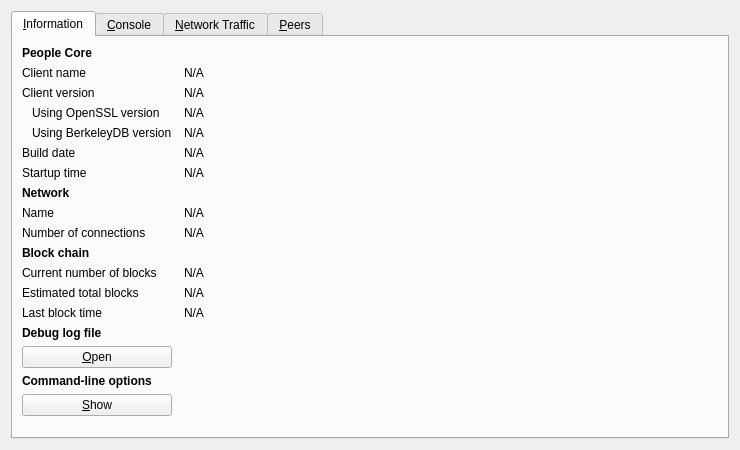
<?xml version="1.0" encoding="UTF-8"?>
<ui version="4.0">
 <class>RPCConsole</class>
 <widget class="QDialog" name="RPCConsole">
  <property name="geometry">
   <rect>
    <x>0</x>
    <y>0</y>
    <width>740</width>
    <height>450</height>
   </rect>
  </property>
  <property name="windowTitle">
   <string>People - Debug window</string>
  </property>
  <layout class="QVBoxLayout" name="verticalLayout_2">
   <item>
    <widget class="QTabWidget" name="tabWidget">
     <property name="currentIndex">
      <number>0</number>
     </property>
     <widget class="QWidget" name="tab_info">
      <attribute name="title">
       <string>&amp;Information</string>
      </attribute>
      <layout class="QGridLayout" name="gridLayout" columnstretch="0,1">
       <property name="horizontalSpacing">
        <number>12</number>
       </property>
       <item row="0" column="0">
        <widget class="QLabel" name="label_9">
         <property name="font">
          <font>
           <weight>75</weight>
           <bold>true</bold>
          </font>
         </property>
         <property name="text">
          <string>People Core</string>
         </property>
        </widget>
       </item>
       <item row="1" column="0">
        <widget class="QLabel" name="label_5">
         <property name="text">
          <string>Client name</string>
         </property>
        </widget>
       </item>
       <item row="1" column="1">
        <widget class="QLabel" name="clientName">
         <property name="cursor">
          <cursorShape>IBeamCursor</cursorShape>
         </property>
         <property name="text">
          <string>N/A</string>
         </property>
         <property name="textFormat">
          <enum>Qt::PlainText</enum>
         </property>
         <property name="textInteractionFlags">
          <set>Qt::LinksAccessibleByMouse|Qt::TextSelectableByKeyboard|Qt::TextSelectableByMouse</set>
         </property>
        </widget>
       </item>
       <item row="2" column="0">
        <widget class="QLabel" name="label_6">
         <property name="text">
          <string>Client version</string>
         </property>
        </widget>
       </item>
       <item row="2" column="1">
        <widget class="QLabel" name="clientVersion">
         <property name="cursor">
          <cursorShape>IBeamCursor</cursorShape>
         </property>
         <property name="text">
          <string>N/A</string>
         </property>
         <property name="textFormat">
          <enum>Qt::PlainText</enum>
         </property>
         <property name="textInteractionFlags">
          <set>Qt::LinksAccessibleByMouse|Qt::TextSelectableByKeyboard|Qt::TextSelectableByMouse</set>
         </property>
        </widget>
       </item>
       <item row="3" column="0">
        <widget class="QLabel" name="label_14">
         <property name="text">
          <string>Using OpenSSL version</string>
         </property>
         <property name="indent">
          <number>10</number>
         </property>
        </widget>
       </item>
       <item row="3" column="1">
        <widget class="QLabel" name="openSSLVersion">
         <property name="cursor">
          <cursorShape>IBeamCursor</cursorShape>
         </property>
         <property name="text">
          <string>N/A</string>
         </property>
         <property name="textFormat">
          <enum>Qt::PlainText</enum>
         </property>
         <property name="textInteractionFlags">
          <set>Qt::LinksAccessibleByMouse|Qt::TextSelectableByKeyboard|Qt::TextSelectableByMouse</set>
         </property>
        </widget>
       </item>
       <item row="4" column="0">
        <widget class="QLabel" name="label_berkeleyDBVersion">
         <property name="text">
          <string>Using BerkeleyDB version</string>
         </property>
         <property name="indent">
          <number>10</number>
         </property>
        </widget>
       </item>
       <item row="4" column="1">
        <widget class="QLabel" name="berkeleyDBVersion">
         <property name="cursor">
          <cursorShape>IBeamCursor</cursorShape>
         </property>
         <property name="text">
          <string>N/A</string>
         </property>
         <property name="textFormat">
          <enum>Qt::PlainText</enum>
         </property>
         <property name="textInteractionFlags">
          <set>Qt::LinksAccessibleByMouse|Qt::TextSelectableByKeyboard|Qt::TextSelectableByMouse</set>
         </property>
        </widget>
       </item>
       <item row="5" column="0">
        <widget class="QLabel" name="label_12">
         <property name="text">
          <string>Build date</string>
         </property>
        </widget>
       </item>
       <item row="5" column="1">
        <widget class="QLabel" name="buildDate">
         <property name="cursor">
          <cursorShape>IBeamCursor</cursorShape>
         </property>
         <property name="text">
          <string>N/A</string>
         </property>
         <property name="textFormat">
          <enum>Qt::PlainText</enum>
         </property>
         <property name="textInteractionFlags">
          <set>Qt::LinksAccessibleByMouse|Qt::TextSelectableByKeyboard|Qt::TextSelectableByMouse</set>
         </property>
        </widget>
       </item>
       <item row="6" column="0">
        <widget class="QLabel" name="label_13">
         <property name="text">
          <string>Startup time</string>
         </property>
        </widget>
       </item>
       <item row="6" column="1">
        <widget class="QLabel" name="startupTime">
         <property name="cursor">
          <cursorShape>IBeamCursor</cursorShape>
         </property>
         <property name="text">
          <string>N/A</string>
         </property>
         <property name="textFormat">
          <enum>Qt::PlainText</enum>
         </property>
         <property name="textInteractionFlags">
          <set>Qt::LinksAccessibleByMouse|Qt::TextSelectableByKeyboard|Qt::TextSelectableByMouse</set>
         </property>
        </widget>
       </item>
       <item row="7" column="0">
        <widget class="QLabel" name="label_11">
         <property name="font">
          <font>
           <weight>75</weight>
           <bold>true</bold>
          </font>
         </property>
         <property name="text">
          <string>Network</string>
         </property>
        </widget>
       </item>
       <item row="8" column="0">
        <widget class="QLabel" name="label_8">
         <property name="text">
          <string>Name</string>
         </property>
        </widget>
       </item>
       <item row="8" column="1">
        <widget class="QLabel" name="networkName">
         <property name="cursor">
          <cursorShape>IBeamCursor</cursorShape>
         </property>
         <property name="text">
          <string>N/A</string>
         </property>
         <property name="textFormat">
          <enum>Qt::PlainText</enum>
         </property>
         <property name="textInteractionFlags">
          <set>Qt::LinksAccessibleByMouse|Qt::TextSelectableByKeyboard|Qt::TextSelectableByMouse</set>
         </property>
        </widget>
       </item>
       <item row="9" column="0">
        <widget class="QLabel" name="label_7">
         <property name="text">
          <string>Number of connections</string>
         </property>
        </widget>
       </item>
       <item row="9" column="1">
        <widget class="QLabel" name="numberOfConnections">
         <property name="cursor">
          <cursorShape>IBeamCursor</cursorShape>
         </property>
         <property name="text">
          <string>N/A</string>
         </property>
         <property name="textFormat">
          <enum>Qt::PlainText</enum>
         </property>
         <property name="textInteractionFlags">
          <set>Qt::LinksAccessibleByMouse|Qt::TextSelectableByKeyboard|Qt::TextSelectableByMouse</set>
         </property>
        </widget>
       </item>
       <item row="10" column="0">
        <widget class="QLabel" name="label_10">
         <property name="font">
          <font>
           <weight>75</weight>
           <bold>true</bold>
          </font>
         </property>
         <property name="text">
          <string>Block chain</string>
         </property>
        </widget>
       </item>
       <item row="11" column="0">
        <widget class="QLabel" name="label_3">
         <property name="text">
          <string>Current number of blocks</string>
         </property>
        </widget>
       </item>
       <item row="11" column="1">
        <widget class="QLabel" name="numberOfBlocks">
         <property name="cursor">
          <cursorShape>IBeamCursor</cursorShape>
         </property>
         <property name="text">
          <string>N/A</string>
         </property>
         <property name="textFormat">
          <enum>Qt::PlainText</enum>
         </property>
         <property name="textInteractionFlags">
          <set>Qt::LinksAccessibleByMouse|Qt::TextSelectableByKeyboard|Qt::TextSelectableByMouse</set>
         </property>
        </widget>
       </item>
       <item row="12" column="0">
        <widget class="QLabel" name="label_4">
         <property name="text">
          <string>Estimated total blocks</string>
         </property>
        </widget>
       </item>
       <item row="12" column="1">
        <widget class="QLabel" name="totalBlocks">
         <property name="cursor">
          <cursorShape>IBeamCursor</cursorShape>
         </property>
         <property name="text">
          <string>N/A</string>
         </property>
         <property name="textFormat">
          <enum>Qt::PlainText</enum>
         </property>
         <property name="textInteractionFlags">
          <set>Qt::LinksAccessibleByMouse|Qt::TextSelectableByKeyboard|Qt::TextSelectableByMouse</set>
         </property>
        </widget>
       </item>
       <item row="13" column="0">
        <widget class="QLabel" name="label_2">
         <property name="text">
          <string>Last block time</string>
         </property>
        </widget>
       </item>
       <item row="13" column="1">
        <widget class="QLabel" name="lastBlockTime">
         <property name="cursor">
          <cursorShape>IBeamCursor</cursorShape>
         </property>
         <property name="text">
          <string>N/A</string>
         </property>
         <property name="textFormat">
          <enum>Qt::PlainText</enum>
         </property>
         <property name="textInteractionFlags">
          <set>Qt::LinksAccessibleByMouse|Qt::TextSelectableByKeyboard|Qt::TextSelectableByMouse</set>
         </property>
        </widget>
       </item>
       <item row="13" column="0">
        <spacer name="verticalSpacer_2">
         <property name="orientation">
          <enum>Qt::Vertical</enum>
         </property>
         <property name="sizeHint" stdset="0">
          <size>
           <width>20</width>
           <height>20</height>
          </size>
         </property>
        </spacer>
       </item>
       <item row="14" column="0">
        <widget class="QLabel" name="labelDebugLogfile">
         <property name="font">
          <font>
           <weight>75</weight>
           <bold>true</bold>
          </font>
         </property>
         <property name="text">
          <string>Debug log file</string>
         </property>
        </widget>
       </item>
       <item row="15" column="0">
        <widget class="QPushButton" name="openDebugLogfileButton">
         <property name="toolTip">
          <string>Open the People debug log file from the current data directory. This can take a few seconds for large log files.</string>
         </property>
         <property name="text">
          <string>&amp;Open</string>
         </property>
         <property name="autoDefault">
          <bool>false</bool>
         </property>
        </widget>
       </item>
       <item row="16" column="0">
        <widget class="QLabel" name="labelCLOptions">
         <property name="font">
          <font>
           <weight>75</weight>
           <bold>true</bold>
          </font>
         </property>
         <property name="text">
          <string>Command-line options</string>
         </property>
        </widget>
       </item>
       <item row="17" column="0">
        <widget class="QPushButton" name="showCLOptionsButton">
         <property name="toolTip">
          <string>Show the People help message to get a list with possible People command-line options.</string>
         </property>
         <property name="text">
          <string>&amp;Show</string>
         </property>
         <property name="autoDefault">
          <bool>false</bool>
         </property>
        </widget>
       </item>
       <item row="18" column="0">
        <spacer name="verticalSpacer">
         <property name="orientation">
          <enum>Qt::Vertical</enum>
         </property>
         <property name="sizeHint" stdset="0">
          <size>
           <width>20</width>
           <height>40</height>
          </size>
         </property>
        </spacer>
       </item>
      </layout>
     </widget>
     <widget class="QWidget" name="tab_console">
      <attribute name="title">
       <string>&amp;Console</string>
      </attribute>
      <layout class="QVBoxLayout" name="verticalLayout_3">
       <property name="spacing">
        <number>3</number>
       </property>
       <item>
        <widget class="QTextEdit" name="messagesWidget">
         <property name="minimumSize">
          <size>
           <width>0</width>
           <height>100</height>
          </size>
         </property>
         <property name="readOnly">
          <bool>true</bool>
         </property>
         <property name="tabKeyNavigation" stdset="0">
          <bool>false</bool>
         </property>
         <property name="columnCount" stdset="0">
          <number>2</number>
         </property>
        </widget>
       </item>
       <item>
        <layout class="QHBoxLayout" name="horizontalLayout">
         <property name="spacing">
          <number>3</number>
         </property>
         <item>
          <widget class="QLabel" name="label">
           <property name="text">
            <string notr="true">&gt;</string>
           </property>
          </widget>
         </item>
         <item>
          <widget class="QLineEdit" name="lineEdit"/>
         </item>
         <item>
          <widget class="QPushButton" name="clearButton">
           <property name="maximumSize">
            <size>
             <width>24</width>
             <height>24</height>
            </size>
           </property>
           <property name="toolTip">
            <string>Clear console</string>
           </property>
           <property name="text">
            <string/>
           </property>
           <property name="icon">
            <iconset resource="../../../people.qrc">
             <normaloff>:/icons/remove</normaloff>:/icons/remove</iconset>
           </property>
           <property name="shortcut">
            <string notr="true">Ctrl+L</string>
           </property>
           <property name="autoDefault">
            <bool>false</bool>
           </property>
          </widget>
         </item>
        </layout>
       </item>
      </layout>
     </widget>
     <widget class="QWidget" name="tab_nettraffic">
      <attribute name="title">
       <string>&amp;Network Traffic</string>
      </attribute>
      <layout class="QHBoxLayout" name="horizontalLayout_3">
       <item>
        <layout class="QVBoxLayout" name="verticalLayout_4">
         <item>
          <widget class="TrafficGraphWidget" name="trafficGraph" native="true">
           <property name="sizePolicy">
            <sizepolicy hsizetype="Expanding" vsizetype="Expanding">
             <horstretch>0</horstretch>
             <verstretch>0</verstretch>
            </sizepolicy>
           </property>
          </widget>
         </item>
         <item>
          <layout class="QHBoxLayout" name="horizontalLayout_2">
           <item>
            <widget class="QSlider" name="sldGraphRange">
             <property name="minimum">
              <number>1</number>
             </property>
             <property name="maximum">
              <number>288</number>
             </property>
             <property name="pageStep">
              <number>12</number>
             </property>
             <property name="value">
              <number>6</number>
             </property>
             <property name="orientation">
              <enum>Qt::Horizontal</enum>
             </property>
            </widget>
           </item>
           <item>
            <widget class="QLabel" name="lblGraphRange">
             <property name="minimumSize">
              <size>
               <width>100</width>
               <height>0</height>
              </size>
             </property>
             <property name="alignment">
              <set>Qt::AlignCenter</set>
             </property>
            </widget>
           </item>
           <item>
            <widget class="QPushButton" name="btnClearTrafficGraph">
             <property name="text">
              <string>&amp;Clear</string>
             </property>
             <property name="autoDefault">
              <bool>false</bool>
             </property>
            </widget>
           </item>
          </layout>
         </item>
        </layout>
       </item>
       <item>
        <layout class="QVBoxLayout" name="verticalLayout">
         <item>
          <widget class="QGroupBox" name="groupBox">
           <property name="title">
            <string>Totals</string>
           </property>
           <layout class="QVBoxLayout" name="verticalLayout_5">
            <item>
             <layout class="QHBoxLayout" name="horizontalLayout_4">
              <item>
               <widget class="Line" name="line">
                <property name="sizePolicy">
                 <sizepolicy hsizetype="Fixed" vsizetype="Fixed">
                  <horstretch>0</horstretch>
                  <verstretch>0</verstretch>
                 </sizepolicy>
                </property>
                <property name="minimumSize">
                 <size>
                  <width>10</width>
                  <height>0</height>
                 </size>
                </property>
                <property name="palette">
                 <palette>
                  <active>
                   <colorrole role="Light">
                    <brush brushstyle="SolidPattern">
                     <color alpha="255">
                      <red>0</red>
                      <green>255</green>
                      <blue>0</blue>
                     </color>
                    </brush>
                   </colorrole>
                  </active>
                  <inactive>
                   <colorrole role="Light">
                    <brush brushstyle="SolidPattern">
                     <color alpha="255">
                      <red>0</red>
                      <green>255</green>
                      <blue>0</blue>
                     </color>
                    </brush>
                   </colorrole>
                  </inactive>
                  <disabled>
                   <colorrole role="Light">
                    <brush brushstyle="SolidPattern">
                     <color alpha="255">
                      <red>0</red>
                      <green>255</green>
                      <blue>0</blue>
                     </color>
                    </brush>
                   </colorrole>
                  </disabled>
                 </palette>
                </property>
                <property name="orientation">
                 <enum>Qt::Horizontal</enum>
                </property>
               </widget>
              </item>
              <item>
               <widget class="QLabel" name="label_16">
                <property name="text">
                 <string>In:</string>
                </property>
               </widget>
              </item>
              <item>
               <widget class="QLabel" name="lblBytesIn">
                <property name="minimumSize">
                 <size>
                  <width>50</width>
                  <height>0</height>
                 </size>
                </property>
                <property name="alignment">
                 <set>Qt::AlignRight|Qt::AlignTrailing|Qt::AlignVCenter</set>
                </property>
               </widget>
              </item>
             </layout>
            </item>
            <item>
             <layout class="QHBoxLayout" name="horizontalLayout_5">
              <item>
               <widget class="Line" name="line_2">
                <property name="sizePolicy">
                 <sizepolicy hsizetype="Fixed" vsizetype="Fixed">
                  <horstretch>0</horstretch>
                  <verstretch>0</verstretch>
                 </sizepolicy>
                </property>
                <property name="minimumSize">
                 <size>
                  <width>10</width>
                  <height>0</height>
                 </size>
                </property>
                <property name="palette">
                 <palette>
                  <active>
                   <colorrole role="Light">
                    <brush brushstyle="SolidPattern">
                     <color alpha="255">
                      <red>255</red>
                      <green>0</green>
                      <blue>0</blue>
                     </color>
                    </brush>
                   </colorrole>
                  </active>
                  <inactive>
                   <colorrole role="Light">
                    <brush brushstyle="SolidPattern">
                     <color alpha="255">
                      <red>255</red>
                      <green>0</green>
                      <blue>0</blue>
                     </color>
                    </brush>
                   </colorrole>
                  </inactive>
                  <disabled>
                   <colorrole role="Light">
                    <brush brushstyle="SolidPattern">
                     <color alpha="255">
                      <red>255</red>
                      <green>0</green>
                      <blue>0</blue>
                     </color>
                    </brush>
                   </colorrole>
                  </disabled>
                 </palette>
                </property>
                <property name="orientation">
                 <enum>Qt::Horizontal</enum>
                </property>
               </widget>
              </item>
              <item>
               <widget class="QLabel" name="label_17">
                <property name="text">
                 <string>Out:</string>
                </property>
               </widget>
              </item>
              <item>
               <widget class="QLabel" name="lblBytesOut">
                <property name="minimumSize">
                 <size>
                  <width>50</width>
                  <height>0</height>
                 </size>
                </property>
                <property name="alignment">
                 <set>Qt::AlignRight|Qt::AlignTrailing|Qt::AlignVCenter</set>
                </property>
               </widget>
              </item>
             </layout>
            </item>
            <item>
             <spacer name="verticalSpacer_4">
              <property name="orientation">
               <enum>Qt::Vertical</enum>
              </property>
              <property name="sizeHint" stdset="0">
               <size>
                <width>20</width>
                <height>407</height>
               </size>
              </property>
             </spacer>
            </item>
           </layout>
          </widget>
         </item>
        </layout>
       </item>
      </layout>
     </widget>
     <widget class="QWidget" name="tab_peers">
      <attribute name="title">
       <string>&amp;Peers</string>
      </attribute>
      <layout class="QGridLayout" name="gridLayout_2">
       <item row="0" column="0" rowspan="2">
        <widget class="QTableView" name="peerWidget">
         <property name="horizontalScrollBarPolicy">
          <enum>Qt::ScrollBarAsNeeded</enum>
         </property>
         <property name="sortingEnabled">
          <bool>true</bool>
         </property>
         <attribute name="horizontalHeaderHighlightSections">
          <bool>false</bool>
         </attribute>
        </widget>
       </item>
       <item row="0" column="1">
        <widget class="QLabel" name="peerHeading">
         <property name="sizePolicy">
          <sizepolicy hsizetype="Preferred" vsizetype="Minimum">
           <horstretch>0</horstretch>
           <verstretch>0</verstretch>
          </sizepolicy>
         </property>
         <property name="minimumSize">
          <size>
           <width>300</width>
           <height>32</height>
          </size>
         </property>
         <property name="font">
          <font>
           <pointsize>10</pointsize>
          </font>
         </property>
         <property name="cursor">
          <cursorShape>IBeamCursor</cursorShape>
         </property>
         <property name="text">
          <string>Select a peer to view detailed information.</string>
         </property>
         <property name="alignment">
          <set>Qt::AlignHCenter|Qt::AlignTop</set>
         </property>
         <property name="wordWrap">
          <bool>true</bool>
         </property>
         <property name="textInteractionFlags">
          <set>Qt::LinksAccessibleByMouse|Qt::TextSelectableByKeyboard|Qt::TextSelectableByMouse</set>
         </property>
        </widget>
       </item>
       <item row="1" column="1">
        <widget class="QWidget" name="detailWidget" native="true">
         <property name="minimumSize">
          <size>
           <width>300</width>
           <height>0</height>
          </size>
         </property>
         <layout class="QGridLayout" name="gridLayout_3">
          <item row="0" column="0">
           <widget class="QLabel" name="label_23">
            <property name="text">
             <string>Peer ID</string>
            </property>
           </widget>
          </item>
          <item row="0" column="2">
           <widget class="QLabel" name="peerId">
            <property name="cursor">
             <cursorShape>IBeamCursor</cursorShape>
            </property>
            <property name="text">
             <string>N/A</string>
            </property>
            <property name="textFormat">
             <enum>Qt::PlainText</enum>
            </property>
            <property name="textInteractionFlags">
             <set>Qt::LinksAccessibleByMouse|Qt::TextSelectableByKeyboard|Qt::TextSelectableByMouse</set>
            </property>
           </widget>
          </item>
          <item row="1" column="0">
           <widget class="QLabel" name="label_23">
            <property name="text">
             <string>Direction</string>
            </property>
           </widget>
          </item>
          <item row="1" column="2">
           <widget class="QLabel" name="peerDirection">
            <property name="cursor">
             <cursorShape>IBeamCursor</cursorShape>
            </property>
            <property name="text">
             <string>N/A</string>
            </property>
            <property name="textFormat">
             <enum>Qt::PlainText</enum>
            </property>
            <property name="textInteractionFlags">
             <set>Qt::LinksAccessibleByMouse|Qt::TextSelectableByKeyboard|Qt::TextSelectableByMouse</set>
            </property>
           </widget>
          </item>
          <item row="2" column="0">
           <widget class="QLabel" name="label_21">
            <property name="text">
             <string>Version</string>
            </property>
           </widget>
          </item>
          <item row="2" column="2">
           <widget class="QLabel" name="peerVersion">
            <property name="cursor">
             <cursorShape>IBeamCursor</cursorShape>
            </property>
            <property name="text">
             <string>N/A</string>
            </property>
            <property name="textFormat">
             <enum>Qt::PlainText</enum>
            </property>
            <property name="textInteractionFlags">
             <set>Qt::LinksAccessibleByMouse|Qt::TextSelectableByKeyboard|Qt::TextSelectableByMouse</set>
            </property>
           </widget>
          </item>
          <item row="3" column="0">
           <widget class="QLabel" name="label_28">
            <property name="text">
             <string>User Agent</string>
            </property>
           </widget>
          </item>
          <item row="3" column="2">
           <widget class="QLabel" name="peerSubversion">
            <property name="cursor">
             <cursorShape>IBeamCursor</cursorShape>
            </property>
            <property name="text">
             <string>N/A</string>
            </property>
            <property name="textFormat">
             <enum>Qt::PlainText</enum>
            </property>
            <property name="textInteractionFlags">
             <set>Qt::LinksAccessibleByMouse|Qt::TextSelectableByKeyboard|Qt::TextSelectableByMouse</set>
            </property>
           </widget>
          </item>
          <item row="4" column="0">
           <widget class="QLabel" name="label_4">
            <property name="text">
             <string>Services</string>
            </property>
           </widget>
          </item>
          <item row="4" column="2">
           <widget class="QLabel" name="peerServices">
            <property name="cursor">
             <cursorShape>IBeamCursor</cursorShape>
            </property>
            <property name="text">
             <string>N/A</string>
            </property>
            <property name="textFormat">
             <enum>Qt::PlainText</enum>
            </property>
            <property name="textInteractionFlags">
             <set>Qt::LinksAccessibleByMouse|Qt::TextSelectableByKeyboard|Qt::TextSelectableByMouse</set>
            </property>
           </widget>
          </item>
          <item row="5" column="0">
           <widget class="QLabel" name="label_29">
            <property name="text">
             <string>Starting Height</string>
            </property>
           </widget>
          </item>
          <item row="5" column="2">
           <widget class="QLabel" name="peerHeight">
            <property name="cursor">
             <cursorShape>IBeamCursor</cursorShape>
            </property>
            <property name="text">
             <string>N/A</string>
            </property>
            <property name="textFormat">
             <enum>Qt::PlainText</enum>
            </property>
            <property name="textInteractionFlags">
             <set>Qt::LinksAccessibleByMouse|Qt::TextSelectableByKeyboard|Qt::TextSelectableByMouse</set>
            </property>
           </widget>
          </item>
          <item row="6" column="0">
           <widget class="QLabel" name="label_27">
            <property name="text">
             <string>Sync Height</string>
            </property>
           </widget>
          </item>
          <item row="6" column="2">
           <widget class="QLabel" name="peerSyncHeight">
            <property name="cursor">
             <cursorShape>IBeamCursor</cursorShape>
            </property>
            <property name="text">
             <string>N/A</string>
            </property>
            <property name="textFormat">
             <enum>Qt::PlainText</enum>
            </property>
            <property name="textInteractionFlags">
             <set>Qt::LinksAccessibleByMouse|Qt::TextSelectableByKeyboard|Qt::TextSelectableByMouse</set>
            </property>
           </widget>
          </item>
          <item row="7" column="0">
           <widget class="QLabel" name="label_24">
            <property name="text">
             <string>Ban Score</string>
            </property>
           </widget>
          </item>
          <item row="7" column="2">
           <widget class="QLabel" name="peerBanScore">
            <property name="cursor">
             <cursorShape>IBeamCursor</cursorShape>
            </property>
            <property name="text">
             <string>N/A</string>
            </property>
            <property name="textFormat">
             <enum>Qt::PlainText</enum>
            </property>
            <property name="textInteractionFlags">
             <set>Qt::LinksAccessibleByMouse|Qt::TextSelectableByKeyboard|Qt::TextSelectableByMouse</set>
            </property>
           </widget>
          </item>
          <item row="8" column="0">
           <widget class="QLabel" name="label_22">
            <property name="text">
             <string>Connection Time</string>
            </property>
           </widget>
          </item>
          <item row="8" column="2">
           <widget class="QLabel" name="peerConnTime">
            <property name="cursor">
             <cursorShape>IBeamCursor</cursorShape>
            </property>
            <property name="text">
             <string>N/A</string>
            </property>
            <property name="textFormat">
             <enum>Qt::PlainText</enum>
            </property>
            <property name="textInteractionFlags">
             <set>Qt::LinksAccessibleByMouse|Qt::TextSelectableByKeyboard|Qt::TextSelectableByMouse</set>
            </property>
           </widget>
          </item>
          <item row="9" column="0">
           <widget class="QLabel" name="label_15">
            <property name="text">
             <string>Last Send</string>
            </property>
           </widget>
          </item>
          <item row="9" column="2">
           <widget class="QLabel" name="peerLastSend">
            <property name="cursor">
             <cursorShape>IBeamCursor</cursorShape>
            </property>
            <property name="text">
             <string>N/A</string>
            </property>
            <property name="textFormat">
             <enum>Qt::PlainText</enum>
            </property>
            <property name="textInteractionFlags">
             <set>Qt::LinksAccessibleByMouse|Qt::TextSelectableByKeyboard|Qt::TextSelectableByMouse</set>
            </property>
           </widget>
          </item>
          <item row="10" column="0">
           <widget class="QLabel" name="label_19">
            <property name="text">
             <string>Last Receive</string>
            </property>
           </widget>
          </item>
          <item row="10" column="2">
           <widget class="QLabel" name="peerLastRecv">
            <property name="cursor">
             <cursorShape>IBeamCursor</cursorShape>
            </property>
            <property name="text">
             <string>N/A</string>
            </property>
            <property name="textFormat">
             <enum>Qt::PlainText</enum>
            </property>
            <property name="textInteractionFlags">
             <set>Qt::LinksAccessibleByMouse|Qt::TextSelectableByKeyboard|Qt::TextSelectableByMouse</set>
            </property>
           </widget>
          </item>
          <item row="11" column="0">
           <widget class="QLabel" name="label_18">
            <property name="text">
             <string>Bytes Sent</string>
            </property>
           </widget>
          </item>
          <item row="11" column="2">
           <widget class="QLabel" name="peerBytesSent">
            <property name="cursor">
             <cursorShape>IBeamCursor</cursorShape>
            </property>
            <property name="text">
             <string>N/A</string>
            </property>
            <property name="textFormat">
             <enum>Qt::PlainText</enum>
            </property>
            <property name="textInteractionFlags">
             <set>Qt::LinksAccessibleByMouse|Qt::TextSelectableByKeyboard|Qt::TextSelectableByMouse</set>
            </property>
           </widget>
          </item>
          <item row="12" column="0">
           <widget class="QLabel" name="label_20">
            <property name="text">
             <string>Bytes Received</string>
            </property>
           </widget>
          </item>
          <item row="12" column="2">
           <widget class="QLabel" name="peerBytesRecv">
            <property name="cursor">
             <cursorShape>IBeamCursor</cursorShape>
            </property>
            <property name="text">
             <string>N/A</string>
            </property>
            <property name="textFormat">
             <enum>Qt::PlainText</enum>
            </property>
            <property name="textInteractionFlags">
             <set>Qt::LinksAccessibleByMouse|Qt::TextSelectableByKeyboard|Qt::TextSelectableByMouse</set>
            </property>
           </widget>
          </item>
          <item row="13" column="0">
           <widget class="QLabel" name="label_26">
            <property name="text">
             <string>Ping Time</string>
            </property>
           </widget>
          </item>
          <item row="13" column="2">
           <widget class="QLabel" name="peerPingTime">
            <property name="cursor">
             <cursorShape>IBeamCursor</cursorShape>
            </property>
            <property name="text">
             <string>N/A</string>
            </property>
            <property name="textFormat">
             <enum>Qt::PlainText</enum>
            </property>
            <property name="textInteractionFlags">
             <set>Qt::LinksAccessibleByMouse|Qt::TextSelectableByKeyboard|Qt::TextSelectableByMouse</set>
            </property>
           </widget>
          </item>
          <item row="14" column="0">
           <widget class="QLabel" name="label_timeoffset">
            <property name="text">
             <string>Time Offset</string>
            </property>
           </widget>
          </item>
          <item row="14" column="2">
           <widget class="QLabel" name="timeoffset">
            <property name="cursor">
             <cursorShape>IBeamCursor</cursorShape>
            </property>
            <property name="text">
             <string>N/A</string>
            </property>
            <property name="textFormat">
             <enum>Qt::PlainText</enum>
            </property>
            <property name="textInteractionFlags">
             <set>Qt::LinksAccessibleByMouse|Qt::TextSelectableByKeyboard|Qt::TextSelectableByMouse</set>
            </property>
           </widget>
          </item>
          <item row="15" column="1">
           <spacer name="verticalSpacer_3">
            <property name="orientation">
             <enum>Qt::Vertical</enum>
            </property>
            <property name="sizeHint" stdset="0">
             <size>
              <width>20</width>
              <height>40</height>
             </size>
            </property>
           </spacer>
          </item>
         </layout>
        </widget>
       </item>
      </layout>
     </widget>
    </widget>
   </item>
  </layout>
 </widget>
 <customwidgets>
  <customwidget>
   <class>TrafficGraphWidget</class>
   <extends>QWidget</extends>
   <header>trafficgraphwidget.h</header>
   <container>1</container>
   <slots>
    <slot>clear()</slot>
   </slots>
  </customwidget>
 </customwidgets>
 <resources>
  <include location="../../../people.qrc"/>
 </resources>
 <connections/>
</ui>
